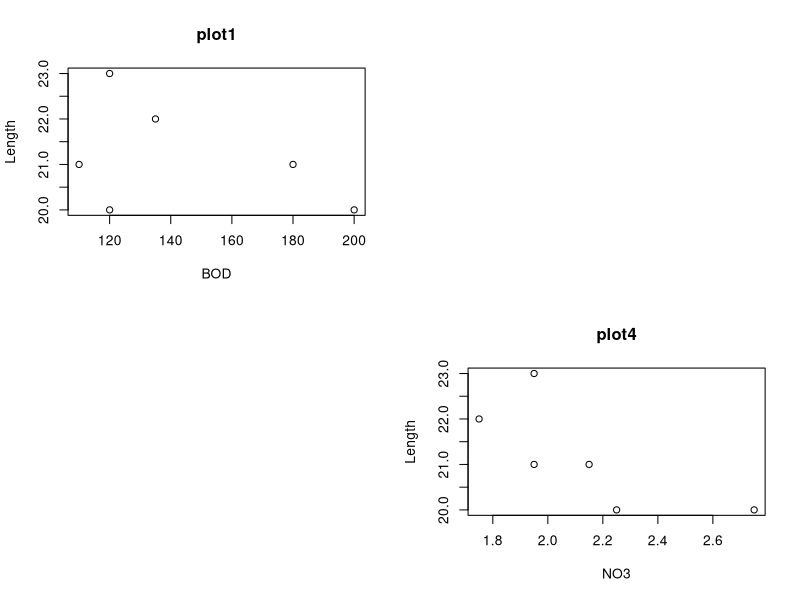

Write the R code that produced this figure.
#--NAVAZ_PASHA_1BM16CS054
Length<-c(20,21,22,23,21,20)
Speed<-c(12,14,12,16,20,21)
Algae<-c(40,45,45,80,75,65) 
NO3<-c(2.25,2.15,1.75,1.95,1.95,2.75)
BOD<-c(200,180,135,120,110,120)
mf<-data.frame(Length,Speed,Algae,NO3,BOD)
mf
Opt=par(mfrow=c(2,2))
Opt
plot(Length~BOD,data=mf, main='plot1')
plot.new()
plot.new()
plot(Length ~ NO3,data=mf,main='plot4')
